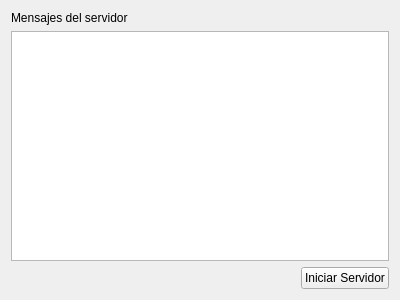
<?xml version="1.0" encoding="UTF-8"?>
<ui version="4.0">
 <class>ServerWindow</class>
 <widget class="QWidget" name="ServerWindow">
  <property name="geometry">
   <rect>
    <x>0</x>
    <y>0</y>
    <width>400</width>
    <height>300</height>
   </rect>
  </property>
  <property name="windowTitle">
   <string>Servidor</string>
  </property>
  <layout class="QGridLayout" name="gridLayout">
   <item row="0" column="0" colspan="2">
    <widget class="QLabel" name="label">
     <property name="text">
      <string>Mensajes del servidor</string>
     </property>
    </widget>
   </item>
   <item row="1" column="0" colspan="2">
    <widget class="QPlainTextEdit" name="logEditor">
     <property name="readOnly">
      <bool>true</bool>
     </property>
    </widget>
   </item>
   <item row="2" column="0">
    <spacer name="horizontalSpacer">
     <property name="orientation">
      <enum>Qt::Horizontal</enum>
     </property>
     <property name="sizeHint" stdset="0">
      <size>
       <width>298</width>
       <height>20</height>
      </size>
     </property>
    </spacer>
   </item>
   <item row="2" column="1">
    <widget class="QPushButton" name="startStopButton">
     <property name="text">
      <string>Iniciar Servidor</string>
     </property>
    </widget>
   </item>
  </layout>
 </widget>
 <resources/>
 <connections/>
</ui>
